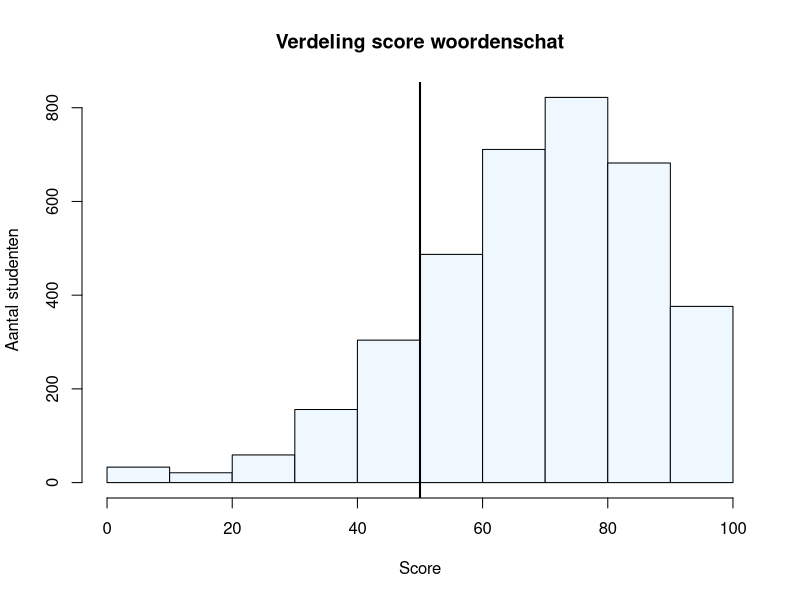
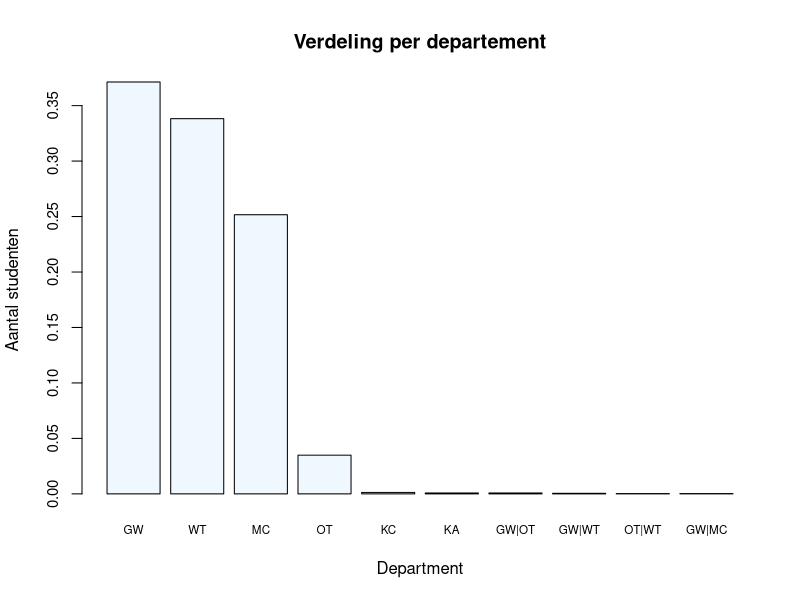
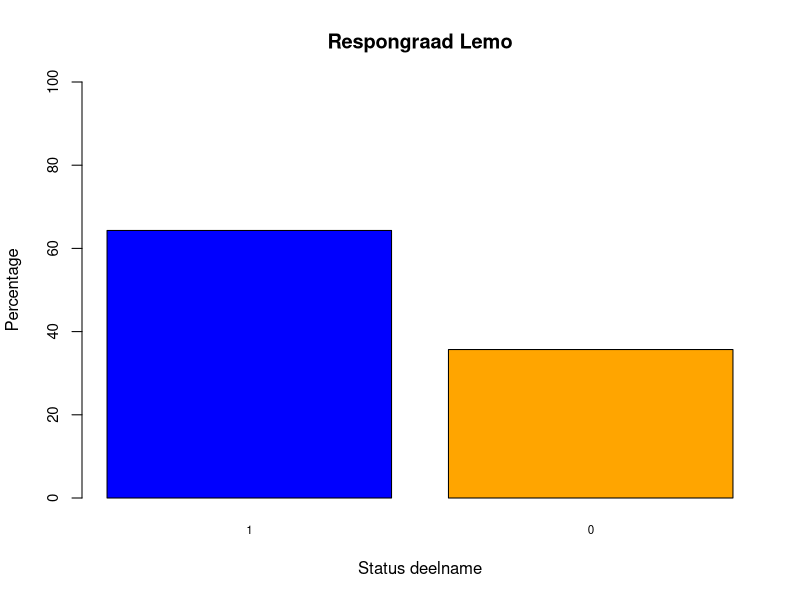
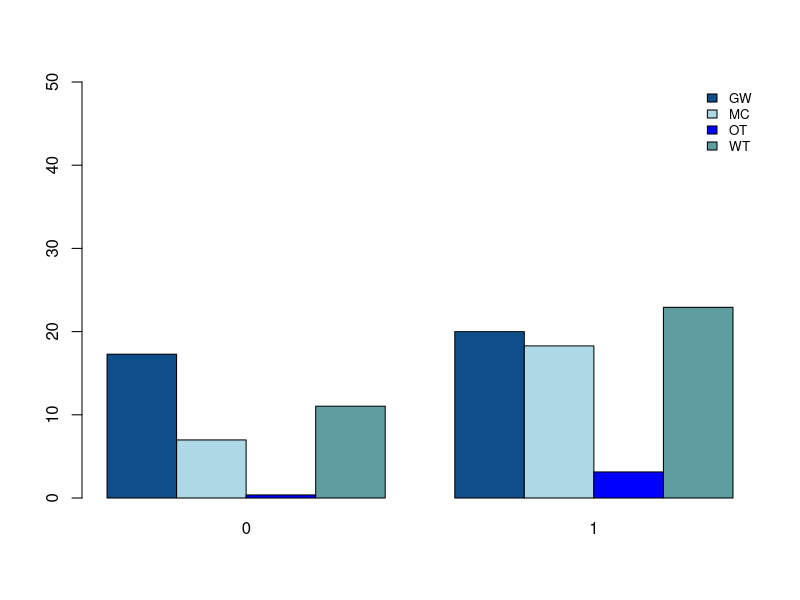
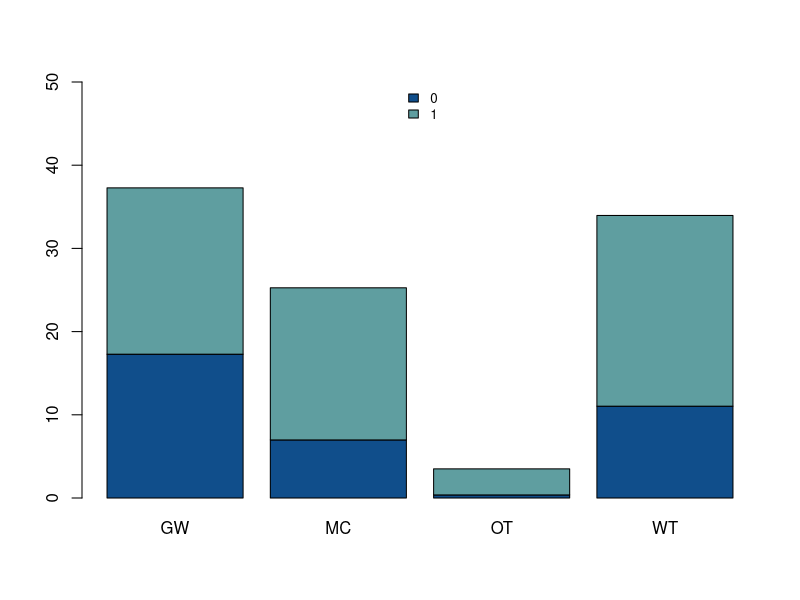
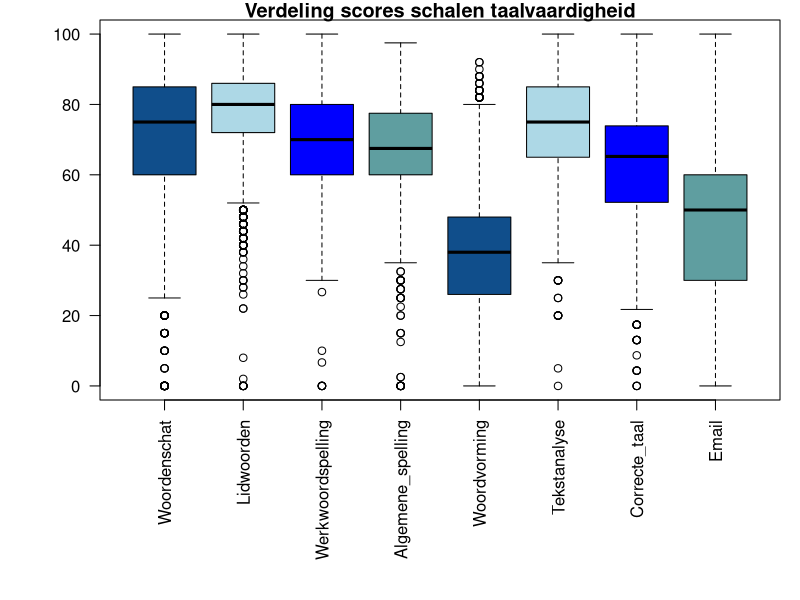
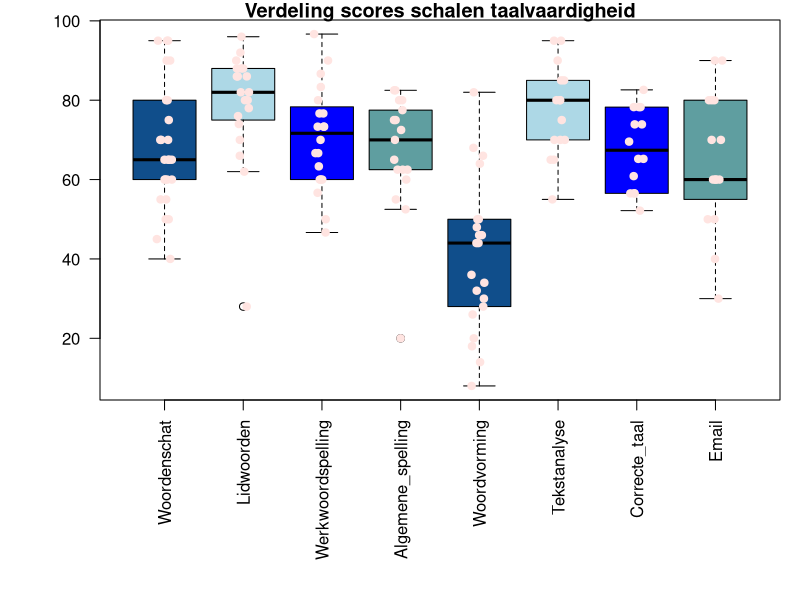
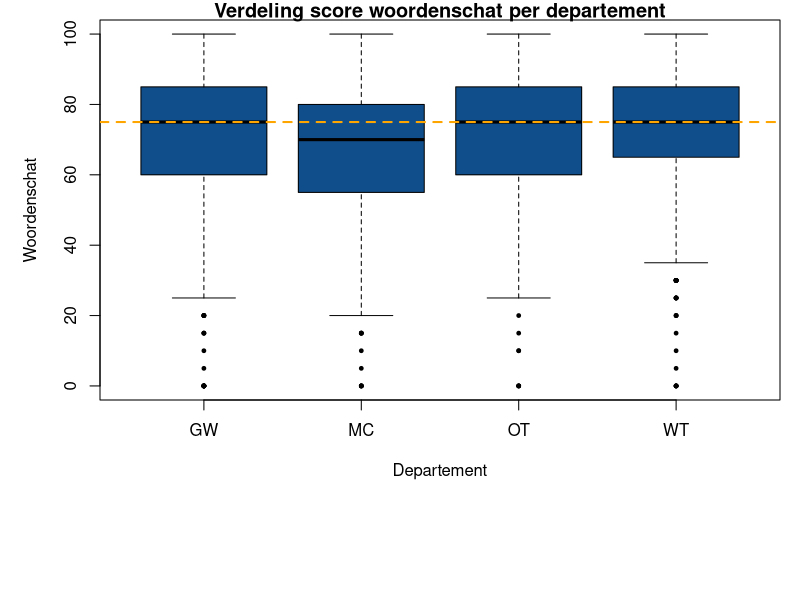

These figures' R source, in order:
## ---- chunk 1
library(knitr)
library(readxl)
library(data.table)
library(magrittr)
library(dplyr)
library(tidyverse)


sem_1_anon <- read_excel("dat/sem_1_anon.xlsx", 
    col_types = c("numeric", "text", "text", 
        "text", "text", "text", "numeric", 
        "numeric", "numeric", "numeric", 
        "numeric", "numeric", "numeric", 
        "numeric", "numeric", "numeric", 
        "numeric", "numeric", "numeric", 
        "numeric", "numeric", "numeric", 
        "numeric", "numeric", "numeric", 
        "numeric", "numeric", "numeric", 
        "numeric", "numeric", "numeric", 
        "numeric", "numeric", "numeric", 
        "numeric", "numeric", "numeric", 
        "numeric", "numeric", "numeric", 
        "numeric", "numeric", "numeric", 
        "numeric", "numeric", "numeric", 
        "numeric", "numeric", "numeric", 
        "numeric", "numeric", "numeric", 
        "numeric", "numeric", "numeric", 
        "numeric", "numeric", "numeric", 
        "numeric", "numeric", "numeric", 
        "numeric", "numeric", "numeric", 
        "numeric", "numeric", "numeric", 
        "numeric", "numeric", "numeric", 
        "numeric"))
View(sem_1_anon)
## ---- chunk 2
# In de console:
str(sem_1_anon)
## ---- chunk 3

palette(c("aliceblue", "black"))
# Palette defines a range of colours. you can refer to these colors by using the 'order number' in the palette statement

sem_1_anon$Woordenschat %>%
  hist(main = "Verdeling score woordenschat",
    xlab = "Score", ylab = "Aantal studenten",
    col = 1)

abline(v = 50, lwd = 2, col = 2)
## ---- chunk 4
sem_1_anon$Departement %>%
  table%>%
  prop.table%>%
  sort %>%
  rev %>%
  barplot(main = "Verdeling per departement",
    xlab = "Department", ylab = "Aantal studenten",
    cex.names = .7, cex.axis = .9, col = 1)
## ---- chunk 5
sem_1_anon <- setDT(sem_1_anon)

dep_top <- sem_1_anon[, .N, Departement][N > 5, Departement]

dep_top
## ---- chunk 6
sem_1_anon$Lemo_T <- as.character(sem_1_anon$Lemo_T)
sem_1_anon$Lemo_T %>%
  table %>%
  prop.table %>%
  multiply_by(100) %>%
  sort %>%
  rev %>%
  barplot(main = "Respongraad Lemo",
    xlab = "Status deelname", ylab = "Percentage", ylim=c(0,100),
    cex.names = .7, cex.axis = .9, col = c("blue", "Orange"))

## ---- chunk 7

palette(c("dodgerblue4", "lightblue", "blue", "cadetblue"))

dep_top_alt <- sem_1_anon%>%
   filter(Departement %in% dep_top)

dep_Lemo <- table (dep_top_alt$Departement, dep_top_alt$Lemo_T)
dep_Lemo_2 <- prop.table(dep_Lemo)*100

barplot(dep_Lemo_2,
        col = 1:4, beside = TRUE, ylim=c(0,50))
legend("topright", legend = rownames(dep_Lemo_2), 
       fill = 1:4, box.lty = 0, cex = 0.8)

## ---- chunk 8
Lemo_dep <- table (dep_top_alt$Lemo_T, dep_top_alt$Departement)
Lemo_dep_2 <- prop.table(Lemo_dep)*100

barplot(Lemo_dep_2,
        col = c(1, 4), beside = FALSE, ylim=c(0,50))
        legend("top", legend = rownames(Lemo_dep_2), 
       fill = c(1,4), box.lty = 0, cex = 0.8)
## ---- chunk 9
scales<-sem_1_anon %>%
  select(Woordenschat:Email)

par(mar=c(10,5,1,1))

boxplot(scales, las=2, col =1:4, main = "Verdeling scores schalen taalvaardigheid")

## ---- chunk 10
scales<-sem_1_anon %>%
  select(Woordenschat:Email) %>%
  slice_head (n=25)

par(mar=c(10,5,1,1))

boxplot(scales, las=2, col =1:4, main = "Verdeling scores schalen taalvaardigheid")
stripchart(scales, las=2, vertical= TRUE, method = "jitter", pch = 19, bg=2, add = TRUE, col = "mistyrose")
## ---- chunk 11


sem_1_anon %>% 
  filter(Departement %in% dep_top) %>% 
  boxplot(Woordenschat ~ Departement, data = .,
    col = 1, pch = 19, cex = .5,
    main = "Verdeling score woordenschat per departement")

abline(h = median(sem_1_anon$Woordenschat, na.rm = T), lwd = 2, col = "orange", lty=2)
